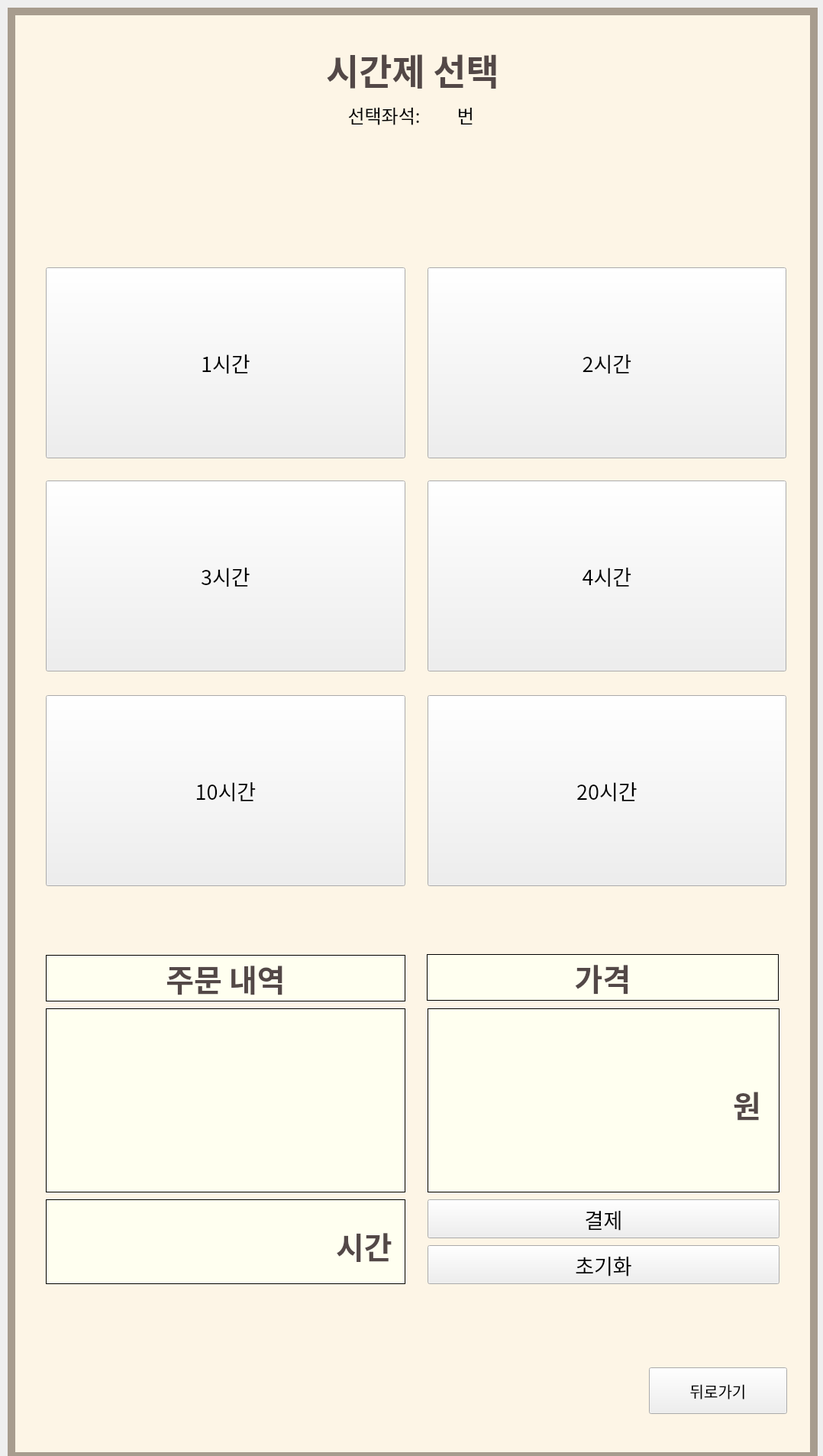
<?xml version="1.0" encoding="UTF-8"?>
<ui version="4.0">
 <class>Form</class>
 <widget class="QWidget" name="Form">
  <property name="geometry">
   <rect>
    <x>0</x>
    <y>0</y>
    <width>1078</width>
    <height>1906</height>
   </rect>
  </property>
  <property name="windowTitle">
   <string>Form</string>
  </property>
  <widget class="QFrame" name="frame_2">
   <property name="enabled">
    <bool>true</bool>
   </property>
   <property name="geometry">
    <rect>
     <x>10</x>
     <y>10</y>
     <width>1061</width>
     <height>1901</height>
    </rect>
   </property>
   <property name="minimumSize">
    <size>
     <width>702</width>
     <height>0</height>
    </size>
   </property>
   <property name="font">
    <font>
     <family>한컴 고딕</family>
     <pointsize>13</pointsize>
    </font>
   </property>
   <property name="styleSheet">
    <string notr="true">QFrame{
background:#a79c8e;
}
#widget{
background:#FDF5E6;
}</string>
   </property>
   <widget class="QWidget" name="widget" native="true">
    <property name="enabled">
     <bool>true</bool>
    </property>
    <property name="geometry">
     <rect>
      <x>10</x>
      <y>10</y>
      <width>1041</width>
      <height>1881</height>
     </rect>
    </property>
    <property name="font">
     <font>
      <family>한컴 고딕</family>
      <pointsize>13</pointsize>
      <weight>50</weight>
      <bold>false</bold>
     </font>
    </property>
    <property name="styleSheet">
     <string notr="true">QPushButton {
    background-color:#eb9f9f;
	border-radius: 5px ;
	border: 1px solid;
	color:balck;
	border-color:#534847;  
};
</string>
    </property>
    <widget class="QLabel" name="label">
     <property name="geometry">
      <rect>
       <x>390</x>
       <y>30</y>
       <width>261</width>
       <height>81</height>
      </rect>
     </property>
     <property name="font">
      <font>
       <family>한컴 고딕</family>
       <pointsize>35</pointsize>
       <weight>75</weight>
       <bold>true</bold>
      </font>
     </property>
     <property name="styleSheet">
      <string notr="true">background:none;
color:#534847;</string>
     </property>
     <property name="text">
      <string>시간제 선택</string>
     </property>
     <property name="alignment">
      <set>Qt::AlignCenter</set>
     </property>
    </widget>
    <widget class="QLabel" name="label_2">
     <property name="geometry">
      <rect>
       <x>430</x>
       <y>100</y>
       <width>171</width>
       <height>61</height>
      </rect>
     </property>
     <property name="font">
      <font>
       <family>한컴 고딕</family>
       <pointsize>18</pointsize>
      </font>
     </property>
     <property name="styleSheet">
      <string notr="true">border: none;
background:none;</string>
     </property>
     <property name="text">
      <string>선택좌석:         번</string>
     </property>
     <property name="alignment">
      <set>Qt::AlignRight|Qt::AlignTrailing|Qt::AlignVCenter</set>
     </property>
    </widget>
    <widget class="QPushButton" name="pushButton_2">
     <property name="geometry">
      <rect>
       <x>540</x>
       <y>330</y>
       <width>470</width>
       <height>250</height>
      </rect>
     </property>
     <property name="font">
      <font>
       <family>한컴 고딕</family>
       <pointsize>20</pointsize>
      </font>
     </property>
     <property name="styleSheet">
      <string notr="true"/>
     </property>
     <property name="text">
      <string>2시간</string>
     </property>
    </widget>
    <widget class="QPushButton" name="pushButton_3">
     <property name="geometry">
      <rect>
       <x>40</x>
       <y>609</y>
       <width>471</width>
       <height>250</height>
      </rect>
     </property>
     <property name="font">
      <font>
       <family>한컴 고딕</family>
       <pointsize>20</pointsize>
      </font>
     </property>
     <property name="styleSheet">
      <string notr="true"/>
     </property>
     <property name="text">
      <string>3시간</string>
     </property>
    </widget>
    <widget class="QLabel" name="label_s">
     <property name="geometry">
      <rect>
       <x>530</x>
       <y>110</y>
       <width>41</width>
       <height>41</height>
      </rect>
     </property>
     <property name="font">
      <font>
       <family>한컴 고딕</family>
       <pointsize>15</pointsize>
       <weight>75</weight>
       <bold>true</bold>
      </font>
     </property>
     <property name="styleSheet">
      <string notr="true">border: none;
background:none;</string>
     </property>
     <property name="text">
      <string/>
     </property>
     <property name="alignment">
      <set>Qt::AlignCenter</set>
     </property>
    </widget>
    <widget class="QPushButton" name="pushButton_4">
     <property name="geometry">
      <rect>
       <x>540</x>
       <y>609</y>
       <width>470</width>
       <height>250</height>
      </rect>
     </property>
     <property name="font">
      <font>
       <family>한컴 고딕</family>
       <pointsize>20</pointsize>
      </font>
     </property>
     <property name="styleSheet">
      <string notr="true"/>
     </property>
     <property name="text">
      <string>4시간</string>
     </property>
    </widget>
    <widget class="QPushButton" name="pushButton">
     <property name="geometry">
      <rect>
       <x>40</x>
       <y>330</y>
       <width>471</width>
       <height>250</height>
      </rect>
     </property>
     <property name="font">
      <font>
       <family>한컴 고딕</family>
       <pointsize>20</pointsize>
      </font>
     </property>
     <property name="styleSheet">
      <string notr="true"/>
     </property>
     <property name="text">
      <string>1시간</string>
     </property>
    </widget>
    <widget class="QListView" name="timeList">
     <property name="geometry">
      <rect>
       <x>40</x>
       <y>1300</y>
       <width>471</width>
       <height>241</height>
      </rect>
     </property>
     <property name="font">
      <font>
       <family>한컴 고딕</family>
       <pointsize>15</pointsize>
       <weight>75</weight>
       <bold>true</bold>
      </font>
     </property>
     <property name="styleSheet">
      <string notr="true">background:	#FFFFF0;
border: 1px solid</string>
     </property>
    </widget>
    <widget class="QLabel" name="totaltime">
     <property name="geometry">
      <rect>
       <x>40</x>
       <y>1550</y>
       <width>471</width>
       <height>111</height>
      </rect>
     </property>
     <property name="font">
      <font>
       <family>한컴 고딕</family>
       <pointsize>30</pointsize>
       <weight>75</weight>
       <bold>true</bold>
      </font>
     </property>
     <property name="styleSheet">
      <string notr="true">background:	#FFFFF0;
border: 1px solid</string>
     </property>
     <property name="text">
      <string/>
     </property>
     <property name="alignment">
      <set>Qt::AlignCenter</set>
     </property>
    </widget>
    <widget class="QWidget" name="verticalWidget_3" native="true">
     <property name="geometry">
      <rect>
       <x>530</x>
       <y>1220</y>
       <width>481</width>
       <height>451</height>
      </rect>
     </property>
     <property name="font">
      <font>
       <family>한컴 고딕</family>
       <pointsize>9</pointsize>
       <weight>50</weight>
       <bold>false</bold>
      </font>
     </property>
     <property name="styleSheet">
      <string notr="true">

QWidget{
	background:#FDF5E6;
	border: 1px solid;
}
QPushButton {
    background-color:#eb9f9f;
	border-radius: 5px ;
	border: 1px solid;
	border-color:#534847;  
};

boeder-color:#a79c8e;</string>
     </property>
     <widget class="QLabel" name="label_3">
      <property name="geometry">
       <rect>
        <x>9</x>
        <y>9</y>
        <width>461</width>
        <height>61</height>
       </rect>
      </property>
      <property name="font">
       <font>
        <family>한컴 고딕</family>
        <pointsize>30</pointsize>
        <weight>75</weight>
        <bold>true</bold>
       </font>
      </property>
      <property name="styleSheet">
       <string notr="true">background:	#FFFFF0;
border: 1px solid;
color:#534847;</string>
      </property>
      <property name="text">
       <string>가격</string>
      </property>
      <property name="alignment">
       <set>Qt::AlignCenter</set>
      </property>
     </widget>
     <widget class="QLabel" name="totalPrice">
      <property name="geometry">
       <rect>
        <x>10</x>
        <y>80</y>
        <width>461</width>
        <height>241</height>
       </rect>
      </property>
      <property name="font">
       <font>
        <family>한컴 고딕</family>
        <pointsize>30</pointsize>
        <weight>75</weight>
        <bold>true</bold>
       </font>
      </property>
      <property name="styleSheet">
       <string notr="true">background:	#FFFFF0;
border: 1px solid</string>
      </property>
      <property name="text">
       <string/>
      </property>
      <property name="alignment">
       <set>Qt::AlignCenter</set>
      </property>
     </widget>
     <widget class="QPushButton" name="btn_pay">
      <property name="geometry">
       <rect>
        <x>10</x>
        <y>330</y>
        <width>461</width>
        <height>51</height>
       </rect>
      </property>
      <property name="font">
       <font>
        <family>한컴 고딕</family>
        <pointsize>20</pointsize>
       </font>
      </property>
      <property name="styleSheet">
       <string notr="true"/>
      </property>
      <property name="text">
       <string>결제</string>
      </property>
     </widget>
     <widget class="QPushButton" name="btn_reset">
      <property name="geometry">
       <rect>
        <x>10</x>
        <y>390</y>
        <width>461</width>
        <height>51</height>
       </rect>
      </property>
      <property name="font">
       <font>
        <family>한컴 고딕</family>
        <pointsize>20</pointsize>
       </font>
      </property>
      <property name="styleSheet">
       <string notr="true"/>
      </property>
      <property name="text">
       <string>초기화</string>
      </property>
     </widget>
     <widget class="QLabel" name="label_4">
      <property name="geometry">
       <rect>
        <x>410</x>
        <y>180</y>
        <width>51</width>
        <height>51</height>
       </rect>
      </property>
      <property name="font">
       <font>
        <family>한컴 고딕</family>
        <pointsize>30</pointsize>
        <weight>75</weight>
        <bold>true</bold>
       </font>
      </property>
      <property name="styleSheet">
       <string notr="true">border: none;
background:none;
color:#534847;</string>
      </property>
      <property name="text">
       <string>원</string>
      </property>
     </widget>
    </widget>
    <widget class="QPushButton" name="home">
     <property name="geometry">
      <rect>
       <x>830</x>
       <y>1770</y>
       <width>181</width>
       <height>61</height>
      </rect>
     </property>
     <property name="font">
      <font>
       <family>한컴 고딕</family>
       <pointsize>15</pointsize>
      </font>
     </property>
     <property name="text">
      <string>뒤로가기</string>
     </property>
    </widget>
    <widget class="QLabel" name="label_6">
     <property name="geometry">
      <rect>
       <x>420</x>
       <y>1580</y>
       <width>81</width>
       <height>61</height>
      </rect>
     </property>
     <property name="font">
      <font>
       <family>한컴 고딕</family>
       <pointsize>30</pointsize>
       <weight>75</weight>
       <bold>true</bold>
      </font>
     </property>
     <property name="styleSheet">
      <string notr="true">border: none;
background:none;
color:#534847;</string>
     </property>
     <property name="text">
      <string>시간</string>
     </property>
    </widget>
    <widget class="QWidget" name="verticalWidget_4" native="true">
     <property name="geometry">
      <rect>
       <x>30</x>
       <y>1220</y>
       <width>491</width>
       <height>451</height>
      </rect>
     </property>
     <property name="font">
      <font>
       <family>한컴 고딕</family>
       <pointsize>9</pointsize>
       <weight>50</weight>
       <bold>false</bold>
      </font>
     </property>
     <property name="styleSheet">
      <string notr="true">

QWidget{
	background:#FDF5E6;
	border: 1px solid;
}
QPushButton {
    background-color:#eb9f9f;
	border-radius: 5px ;
	border: 1px solid;
	border-color:#534847;  
};

boeder-color:#a79c8e;</string>
     </property>
     <widget class="QLabel" name="label_7">
      <property name="geometry">
       <rect>
        <x>10</x>
        <y>10</y>
        <width>471</width>
        <height>61</height>
       </rect>
      </property>
      <property name="font">
       <font>
        <family>한컴 고딕</family>
        <pointsize>30</pointsize>
        <weight>75</weight>
        <bold>true</bold>
       </font>
      </property>
      <property name="styleSheet">
       <string notr="true">background:	#FFFFF0;
border: 1px solid;
color:#534847;</string>
      </property>
      <property name="text">
       <string>주문 내역</string>
      </property>
      <property name="alignment">
       <set>Qt::AlignCenter</set>
      </property>
     </widget>
    </widget>
    <widget class="QPushButton" name="pushButton_5">
     <property name="geometry">
      <rect>
       <x>40</x>
       <y>890</y>
       <width>471</width>
       <height>250</height>
      </rect>
     </property>
     <property name="font">
      <font>
       <family>한컴 고딕</family>
       <pointsize>20</pointsize>
      </font>
     </property>
     <property name="styleSheet">
      <string notr="true"/>
     </property>
     <property name="text">
      <string>10시간</string>
     </property>
    </widget>
    <widget class="QPushButton" name="pushButton_6">
     <property name="geometry">
      <rect>
       <x>540</x>
       <y>890</y>
       <width>470</width>
       <height>250</height>
      </rect>
     </property>
     <property name="font">
      <font>
       <family>한컴 고딕</family>
       <pointsize>20</pointsize>
      </font>
     </property>
     <property name="styleSheet">
      <string notr="true"/>
     </property>
     <property name="text">
      <string>20시간</string>
     </property>
    </widget>
    <zorder>verticalWidget_4</zorder>
    <zorder>label</zorder>
    <zorder>label_2</zorder>
    <zorder>pushButton_2</zorder>
    <zorder>pushButton_3</zorder>
    <zorder>label_s</zorder>
    <zorder>pushButton_4</zorder>
    <zorder>pushButton</zorder>
    <zorder>timeList</zorder>
    <zorder>totaltime</zorder>
    <zorder>verticalWidget_3</zorder>
    <zorder>home</zorder>
    <zorder>label_6</zorder>
    <zorder>pushButton_5</zorder>
    <zorder>pushButton_6</zorder>
   </widget>
  </widget>
  <widget class="QLabel" name="label_5">
   <property name="geometry">
    <rect>
     <x>1020</x>
     <y>0</y>
     <width>56</width>
     <height>12</height>
    </rect>
   </property>
   <property name="styleSheet">
    <string notr="true">background:none;
color:none;</string>
   </property>
   <property name="text">
    <string/>
   </property>
  </widget>
 </widget>
 <resources/>
 <connections/>
</ui>
